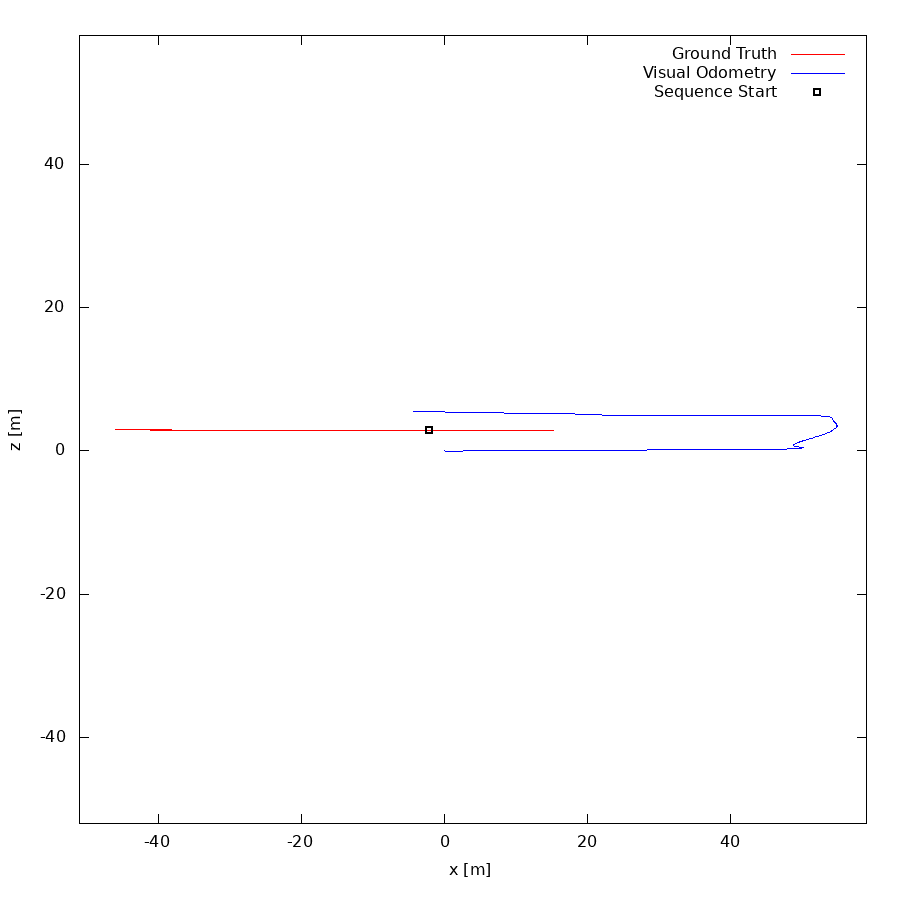

The gnuplot source for this figure:
set term postscript eps enhanced color
set output "04.eps"
set size ratio -1
set xrange [-51:59]
set yrange [-52:58]
set xlabel "x [m]"
set ylabel "z [m]"
plot "04.txt" using 1:2 lc rgb "#FF0000" title 'Ground Truth' w lines,"04.txt" using 3:4 lc rgb "#0000FF" title 'Visual Odometry' w lines,"< head -1 04.txt" using 1:2 lc rgb "#000000" pt 4 ps 1 lw 2 title 'Sequence Start' w points
